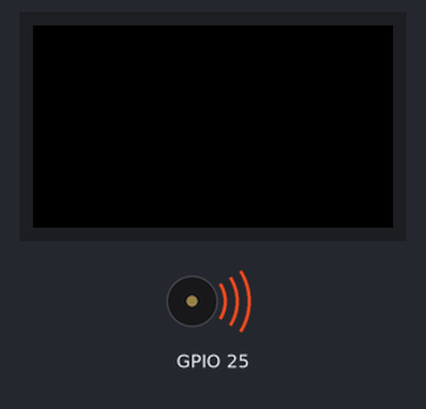
A sketch run on a simulated ESP32-S3. Shown: 240×135 colour display, buzzer (waves = sounding).

Above: at 0.4 s.
Timing chart, 0 to 3.1 s (numbered marks = the images above):
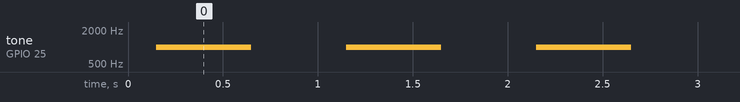

The sketch:

speaker1.ino
```cpp
#include <M5Cardputer.h>

void setup(void) {
    M5Cardputer.begin(M5.config());
}

void loop(void) {
    M5Cardputer.Speaker.tone(1000, 500);
    delay(1000);
}
```

Measured:
- by itself, tone on GPIO 25: alternates 1000 Hz for 0.50 s and silent for 0.50 s
